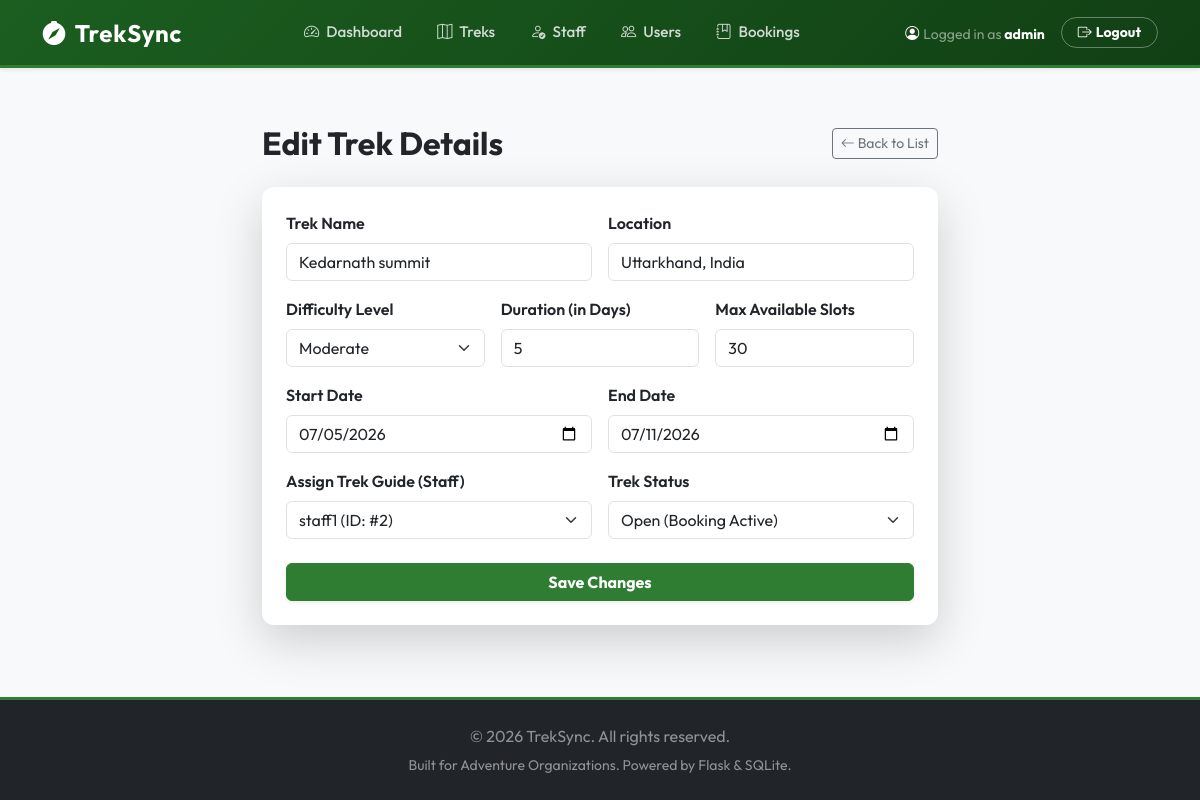
The page /admin/treks/edit/1 (signed in) on the database its author committed.
### models.py (models this page shows, shortened)
class User(db.Model, UserMixin):
    __tablename__ = 'user'
    id = db.Column(db.Integer, primary_key=True)
    username = db.Column(db.String(80), unique=True, nullable=False)
    email = db.Column(db.String(120), unique=True, nullable=False)
    password_hash = db.Column(db.String(255), nullable=False)
    role = db.Column(db.String(20), nullable=False)  # 'admin', 'staff', 'trekker'
    is_active = db.Column(db.Boolean, default=True)  # Admin can deactivate
    is_blacklisted = db.Column(db.Boolean, default=False)  # Admin can blacklist
    profile = db.relationship('StaffProfile', back_populates='user', uselist=False, cascade="all, delete-orphan")
    bookings = db.relationship('Booking', back_populates='user', cascade="all, delete-orphan")
    assigned_treks = db.relationship('Trek', back_populates='staff', foreign_keys='Trek.staff_id')

class Trek(db.Model):
    __tablename__ = 'trek'
    id = db.Column(db.Integer, primary_key=True)
    name = db.Column(db.String(100), nullable=False)
    location = db.Column(db.String(100), nullable=False)
    difficulty = db.Column(db.String(20), nullable=False)  # 'Easy', 'Moderate', 'Hard'
    duration = db.Column(db.Integer, nullable=False)  # in days
    max_slots = db.Column(db.Integer, nullable=False)
    available_slots = db.Column(db.Integer, nullable=False)
    staff_id = db.Column(db.Integer, db.ForeignKey('user.id'), nullable=True)  # Assigned staff
    status = db.Column(db.String(20), default='Pending')  # 'Pending', 'Approved', 'Open', 'Closed', 'Completed'
    start_date = db.Column(db.Date, nullable=False)
    end_date = db.Column(db.Date, nullable=False)
    staff = db.relationship('User', back_populates='assigned_treks', foreign_keys=[staff_id])
    bookings = db.relationship('Booking', back_populates='trek', cascade="all, delete-orphan")

### app.py (the view, shortened to what this page needs)
@app.route('/admin/treks/edit/<int:trek_id>', methods=['GET', 'POST'])
@login_required
@admin_required
def admin_edit_trek(trek_id):
    trek = Trek.query.get_or_404(trek_id)
    approved_staff = StaffProfile.query.filter_by(status='approved').all()
    return render_template('admin/trek_form.html', approved_staff=approved_staff, trek=trek)

### app.py (called while the page is built)
@login_manager.user_loader
def load_user(user_id):
    return User.query.get(int(user_id))

def admin_required(f):
    @wraps(f)
    def decorated_function(*args, **kwargs):
        if not current_user.is_authenticated or current_user.role != 'admin':
            flash('Access denied. Admin role required.', 'error')
            return redirect(url_for('home'))
        return f(*args, **kwargs)
    return decorated_function

### templates/admin/trek_form.html (shortened to what this page needs)
{% extends "base.html" %}
{% block content %}
<div class="container" style="max-width: 700px;">
    <div class="d-flex justify-content-between align-items-center mb-4">
        <h1 class="h2 fw-bold mb-0">{{ 'Edit Trek Details' if trek else 'Create Trek Route' }}</h1>
        <a href="{{ url_for('admin_treks') }}" class="btn btn-outline-secondary btn-sm">
            <i class="bi bi-arrow-left"></i> Back to List
        </a>
    </div>
    <div class="card border-0 shadow-lg p-4 bg-white">
        <form action="{{ url_for('admin_edit_trek', trek_id=trek.id) if trek else url_for('admin_create_trek') }}" method="POST">
            <div class="row g-3 mb-3">
                <div class="col-md-6">
                    <label for="name" class="form-label fw-semibold">Trek Name</label>
                    <input type="text" class="form-control" id="name" name="name" placeholder="e.g. Kedarkantha Summit" value="{{ trek.name if trek else '' }}" required>
                </div>
                <div class="col-md-6">
                    <label for="location" class="form-label fw-semibold">Location</label>
                    <input type="text" class="form-control" id="location" name="location" placeholder="e.g. Uttarakhand, India" value="{{ trek.location if trek else '' }}" required>
                </div>
            </div>
            <div class="row g-3 mb-3">
                <div class="col-md-4">
                    <label for="difficulty" class="form-label fw-semibold">Difficulty Level</label>
                    <select class="form-select" id="difficulty" name="difficulty" required>
                        <option value="Moderate" {% if trek and trek.difficulty == 'Moderate' %}selected{% endif %}>Moderate</option>
                    </select>
                </div>
                <div class="col-md-4">
                    <label for="duration" class="form-label fw-semibold">Duration (in Days)</label>
                    <input type="number" class="form-control" id="duration" name="duration" min="1" placeholder="e.g. 5" value="{{ trek.duration if trek else '' }}" required>
                </div>
                <div class="col-md-4">
                    <label for="max_slots" class="form-label fw-semibold">Max Available Slots</label>
                    <input type="number" class="form-control" id="max_slots" name="max_slots" min="1" placeholder="e.g. 25" value="{{ trek.max_slots if trek else '' }}" required>
                </div>
            </div>
            <div class="row g-3 mb-3">
                <div class="col-md-6">
                    <label for="start_date" class="form-label fw-semibold">Start Date</label>
                    <input type="date" class="form-control" id="start_date" name="start_date" value="{{ trek.start_date.strftime('%Y-%m-%d') if trek else '' }}" required>
                </div>
                <div class="col-md-6">
                    <label for="end_date" class="form-label fw-semibold">End Date</label>
                    <input type="date" class="form-control" id="end_date" name="end_date" value="{{ trek.end_date.strftime('%Y-%m-%d') if trek else '' }}" required>
                </div>
            </div>
            <div class="row g-3 mb-4">
                <div class="col-md-6">
                    <label for="staff_id" class="form-label fw-semibold">Assign Trek Guide (Staff)</label>
                    <select class="form-select" id="staff_id" name="staff_id">
                        {% for staff in approved_staff %}
                            <option value="{{ staff.user.id }}" {% if trek and trek.staff_id == staff.user.id %}selected{% endif %}>
                                {{ staff.user.username }} (ID: #{{ staff.user.id }})
                            </option>
                        {% endfor %}
                    </select>
                </div>
                <div class="col-md-6">
                    <label for="status" class="form-label fw-semibold">Trek Status</label>
                    <select class="form-select" id="status" name="status" required>
                        <option value="Open" {% if trek and trek.status == 'Open' %}selected{% endif %}>Open (Booking Active)</option>
                    </select>
                </div>
            </div>
            <button type="submit" class="btn btn-success w-100 py-2.5 fw-bold shadow-sm">
                {{ 'Save Changes' if trek else 'Create Trek Route' }}
            </button>
        </form>
    </div>
</div>
{% endblock %}

### templates/base.html (shortened to what this page needs)
<!DOCTYPE html>
<html lang="en">
<head>
    <link href="https://cdn.jsdelivr.net/npm/bootstrap@5.3.2/dist/css/bootstrap.min.css" rel="stylesheet">
    <link href="https://cdn.jsdelivr.net/npm/bootstrap-icons@1.11.1/font/bootstrap-icons.css" rel="stylesheet">
    <link rel="stylesheet" href="{{ url_for('static', filename='css/style.css') }}">
</head>
<body class="bg-light">
    <nav class="navbar navbar-expand-lg navbar-dark navbar-custom shadow-sm">
        <div class="container">
            <a class="navbar-brand d-flex align-items-center" href="{{ url_for('home') }}">
                <i class="bi bi-compass-fill me-2 fs-4 text-white"></i>
                <span class="fw-bold tracking-wide">TrekSync</span>
            </a>
            <div class="collapse navbar-collapse" id="navbarNav">
                <ul class="navbar-nav mx-auto align-items-center">
                    {% if current_user.is_authenticated %}
                        {% if current_user.role == 'admin' %}
                            <li class="nav-item">
                                <a class="nav-link {% if request.path == url_for('admin_dashboard') %}active{% endif %}" href="{{ url_for('admin_dashboard') }}">
                                    <i class="bi bi-speedometer2"></i> Dashboard
                                </a>
                            </li>
                            <li class="nav-item">
                                <a class="nav-link {% if request.path == url_for('admin_treks') %}active{% endif %}" href="{{ url_for('admin_treks') }}">
                                    <i class="bi bi-map"></i> Treks
                                </a>
                            </li>
                            <li class="nav-item">
                                <a class="nav-link {% if request.path == url_for('admin_staff') %}active{% endif %}" href="{{ url_for('admin_staff') }}">
                                    <i class="bi bi-person-check"></i> Staff
                                </a>
                            </li>
                            <li class="nav-item">
                                <a class="nav-link {% if request.path == url_for('admin_users') %}active{% endif %}" href="{{ url_for('admin_users') }}">
                                    <i class="bi bi-people"></i> Users
                                </a>
                            </li>
                            <li class="nav-item">
                                <a class="nav-link {% if request.path == url_for('admin_bookings') %}active{% endif %}" href="{{ url_for('admin_bookings') }}">
                                    <i class="bi bi-journal-bookmark"></i> Bookings
                                </a>
                            </li>
                        {% endif %}
                    {% else %}
                        <li class="nav-item">
                            <a class="nav-link {% if request.path == url_for('home') %}active{% endif %}" href="{{ url_for('home') }}">Home</a>
                        </li>
                    {% endif %}
                </ul>
                <ul class="navbar-nav align-items-center">
                    {% if current_user.is_authenticated %}
                        <li class="nav-item me-3 d-none d-lg-block">
                            <span class="text-white-50 small">
                                <i class="bi bi-person-circle text-white me-1"></i>Logged in as <strong class="text-white">{{ current_user.username }}</strong>
                            </span>
                        </li>
                        <li class="nav-item">
                            <a class="btn btn-logout btn-sm px-3 rounded-pill fw-bold" href="{{ url_for('logout') }}">
                                <i class="bi bi-box-arrow-right me-1"></i>Logout
                            </a>
                        </li>
                    {% endif %}
                </ul>
            </div>
        </div>
    </nav>
    <main class="py-4">
        {% block content %}{% endblock %}
    </main>
    <footer class="footer bg-dark text-white-50 py-4 mt-auto">
        <div class="container text-center">
            <p class="mb-1">&copy; 2026 TrekSync. All rights reserved.</p>
            <small>Built for Adventure Organizations. Powered by Flask & SQLite.</small>
        </div>
    </footer>
</body>
</html>

### static/css/style.css (style rules this page uses)
:root { --primary-color: #2e7d32; --primary-dark: #1b5e20; --primary-light: #e8f5e9; --accent-color: #f57c00; --dark-bg: #121212; --card-shadow: 0 4px 20px rgba(0, 0, 0, 0.05); --card-shadow-hover: 0 8px 30px rgba(0, 0, 0, 0.12); }
body { font-family: 'Outfit', sans-serif; background-color: #f8f9fa; display: flex; flex-direction: column; min-height: 100vh; }
h1, h2, h3, h4, h5, h6 { font-weight: 700; color: #212529; }
.navbar-custom { background: linear-gradient(135deg, #1b5e20 0%, #113f14 100%) !important; box-shadow: 0 4px 15px rgba(0, 0, 0, 0.15); border-bottom: 3px solid #2e7d32; padding: 0.6rem 1.5rem; }
.navbar-custom .navbar-brand { font-size: 1.5rem; font-weight: 800; letter-spacing: 0.8px; color: #ffffff !important; }
.navbar-custom .nav-link { color: rgba(255, 255, 255, 0.8) !important; font-weight: 500; font-size: 0.95rem; padding: 0.5rem 1rem !important; border-radius: 20px; margin: 0 0.1rem; transition: all 0.2s ease-in-out; }
.navbar-custom .nav-link i { margin-right: 4px; }
.navbar-custom .btn-logout { border: 1px solid rgba(255, 255, 255, 0.35); color: #ffffff; background: transparent; transition: all 0.25s ease; }
.btn-success { background-color: var(--primary-color); border-color: var(--primary-color); transition: all 0.3s ease; }
.card { border: none; border-radius: 12px; box-shadow: var(--card-shadow); transition: transform 0.3s ease, box-shadow 0.3s ease; }
.footer { border-top: 3px solid var(--primary-color); }

### rows shown on the page
User: username "admin"
Trek: name "Kedarnath summit", location "Uttarkhand, India", difficulty "Moderate", duration "5", max_slots "30", start_date "07/05/2026", end_date "07/11/2026", staff_id "staff1 (ID: #2)", status "Open (Booking Active)"

### other values the page prints
{{ 'Edit Trek Details' if trek else 'Create Trek Route' }} "Edit Trek Details"
{{ 'Save Changes' if trek else 'Create Trek Route' }} "Save Changes"
